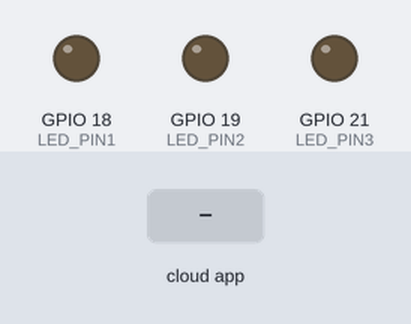
A sketch run on a simulated ESP32. Parts: output pins drawn as LEDs (lit = HIGH). Inputs (shaded band) come from the test bench. WiFi joins after 1.5 s; servers stay silent unless stated; what the sketch prints to the serial monitor is not drawn.

Above: at 2.7 s.
2.8 s: the phone or cloud app sets XXXXX to 1
At 3.2 s:
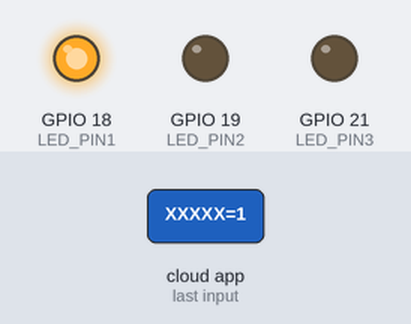
4.3 s: the phone or cloud app sets XXXXX to 0
At 5.5 s:
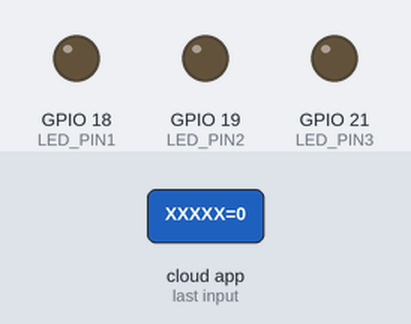
Timing chart, 0 to 7.3 s (numbered marks = the images above; inputs shaded):
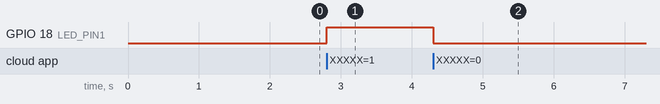

The sketch:

code.ino
```cpp
#include <WiFi.h>
#include <WebSocketsClient.h>
#include "SinricPro.h"
#include "SinricProSwitch.h"

#define WIFI_SSID     "XXXX"
#define WIFI_PASS     "XXXX"

#define APP_KEY       "XXXXXX"
#define APP_SECRET    "XXXXXX"

#define SWITCH_ID1    "XXXXX"
#define SWITCH_ID2    "XXXXX"
#define SWITCH_ID3    "XXXXX"

#define LED_PIN1 18
#define LED_PIN2 19
#define LED_PIN3 21

bool onPowerState(const String &deviceId, bool &state) {

  if (deviceId == SWITCH_ID1) {
    digitalWrite(LED_PIN1, state ? HIGH : LOW);
    Serial.println(state ? "LED 1 ON" : "LED 1 OFF");
  }
  else if (deviceId == SWITCH_ID2) {
    digitalWrite(LED_PIN2, state ? HIGH : LOW);
    Serial.println(state ? "LED 2 ON" : "LED 2 OFF");
  }
  else if (deviceId == SWITCH_ID3) {
    digitalWrite(LED_PIN3, state ? HIGH : LOW);
    Serial.println(state ? "LED 3 ON" : "LED 3 OFF");
  }

  return true;
}

void setup() {
  Serial.begin(115200);

  pinMode(LED_PIN1, OUTPUT);
  pinMode(LED_PIN2, OUTPUT);
  pinMode(LED_PIN3, OUTPUT);

  WiFi.begin(WIFI_SSID, WIFI_PASS);
  Serial.print("Connecting to WiFi");
  while (WiFi.status() != WL_CONNECTED) {
    Serial.print(".");
    delay(500);
  }
  Serial.println("\nWiFi Connected");

  // Attach switches
  SinricProSwitch &switch1 = SinricPro[SWITCH_ID1];
  SinricProSwitch &switch2 = SinricPro[SWITCH_ID2];
  SinricProSwitch &switch3 = SinricPro[SWITCH_ID3];

  switch1.onPowerState(onPowerState);
  switch2.onPowerState(onPowerState);
  switch3.onPowerState(onPowerState);

  SinricPro.begin(APP_KEY, APP_SECRET);
  Serial.println("Sinric Pro Connected");
}

void loop() {
  SinricPro.handle();
}
```

Measured:
- after the input at 2.8 s, GPIO 18 (LED_PIN1): LOW → HIGH at once
- after the input at 4.3 s, GPIO 18 (LED_PIN1): HIGH → LOW at once
